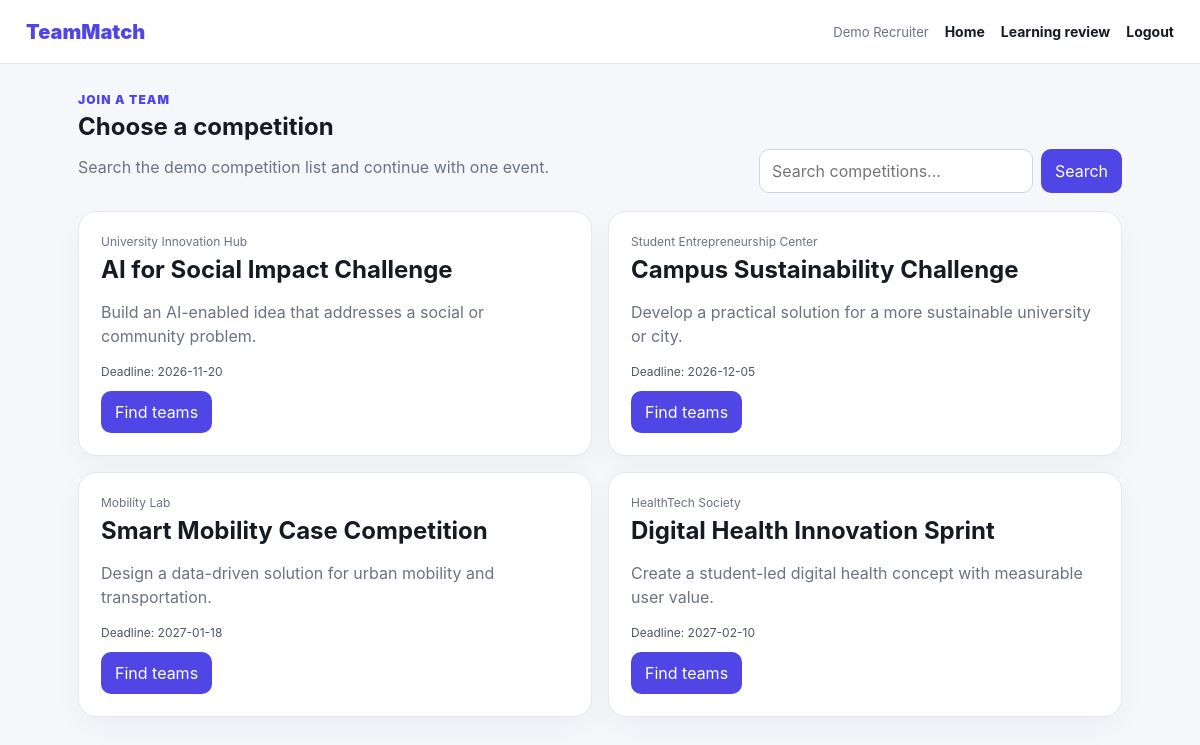
The page /competitions (signed in) on the database its author committed.
### tables this page shows
CREATE TABLE users (
            id INTEGER PRIMARY KEY AUTOINCREMENT,
            name TEXT NOT NULL,
            university TEXT NOT NULL,
            email TEXT NOT NULL UNIQUE,
            password_hash TEXT NOT NULL,
            skills TEXT NOT NULL,
            availability TEXT NOT NULL,
            preferred_role TEXT NOT NULL,
            working_style TEXT NOT NULL,
            project_goal TEXT NOT NULL,
            feedback_opt_in INTEGER NOT NULL DEFAULT 1,
            created_at DATETIME DEFAULT CURRENT_TIMESTAMP
        );

CREATE TABLE competitions (
            id INTEGER PRIMARY KEY AUTOINCREMENT,
            name TEXT NOT NULL,
            organizer TEXT,
            deadline TEXT,
            description TEXT
        );

### app.py (the view)
@app.route("/competitions")
@login_required
def competitions():
    mode = request.args.get("mode", "join"); q = request.args.get("q", "").strip(); conn = get_db()
    if q:
        rows = conn.execute("SELECT * FROM competitions WHERE name LIKE ? OR organizer LIKE ? OR description LIKE ? ORDER BY deadline", (f"%{q}%", f"%{q}%", f"%{q}%")).fetchall()
    else:
        rows = conn.execute("SELECT * FROM competitions ORDER BY deadline").fetchall()
    conn.close(); return render_template("competitions.html", competitions=rows, mode=mode, q=q)

### app.py (called while the page is built)
def login_required(view):
    @wraps(view)
    def wrapped(*args, **kwargs):
        if "user_id" not in session:
            flash("Please log in first.")
            return redirect(url_for("login"))
        return view(*args, **kwargs)
    return wrapped

def current_user():
    if "user_id" not in session:
        return None
    conn = get_db()
    user = conn.execute("SELECT * FROM users WHERE id = ?", (session["user_id"],)).fetchone()
    conn.close()
    return user

@app.context_processor
def inject_user():
    return {"logged_in_user": current_user()}

### db.py (called while the page is built)
def get_db():
    conn = sqlite3.connect(DB_PATH)
    conn.row_factory = sqlite3.Row
    conn.execute("PRAGMA foreign_keys = ON")
    return conn

### templates/competitions.html (shortened to what this page needs)
{% extends "base.html" %}
{% block content %}
<section class="page-head">
  <div>
    <div class="eyebrow">{{ "Join a Team" if mode == "join" else "Recruit a Team" }}</div>
    <h1>Choose a competition</h1>
    <p class="muted">Search the demo competition list and continue with one event.</p>
  </div>
  <form class="search" method="get">
    <input name="q" value="{{ q }}" placeholder="Search competitions...">
    <button type="submit">Search</button>
  </form>
</section>
<div class="competition-grid">
  {% for competition in competitions %}
    <article class="card competition-card">
      <div class="muted small">{{ competition.organizer }}</div>
      <h2>{{ competition.name }}</h2>
      <p>{{ competition.description }}</p>
      <div class="deadline">Deadline: {{ competition.deadline }}</div>
      {% if mode == "join" %}
        <a class="primary-link" href="{{ url_for('competition_teams', competition_id=competition.id) }}">Find teams</a>
      {% else %}
        <a class="primary-link" href="{{ url_for('recruit', competition_id=competition.id) }}">Recruit for this competition</a>
      {% endif %}
    </article>
  {% else %}
    <p>No competitions found.</p>
  {% endfor %}
</div>
{% endblock %}

### templates/base.html (shortened to what this page needs)
<!doctype html>
<html lang="en">
<head>
  <link rel="stylesheet" href="{{ url_for('static', filename='style.css') }}">
</head>
<body>
  <nav class="nav">
    <a class="brand" href="{{ url_for('dashboard') if logged_in_user else url_for('login') }}">TeamMatch</a>
    <div class="nav-links">
      {% if logged_in_user %}
        <span class="nav-user">{{ logged_in_user.name }}</span>
        <a href="{{ url_for('dashboard') }}">Home</a>
        <a href="{{ url_for('learning_dashboard') }}">Learning review</a>
        <a href="{{ url_for('logout') }}">Logout</a>
      {% endif %}
    </div>
  </nav>
  <main class="container">
    {% block content %}{% endblock %}
  </main>
</body>
</html>

### static/style.css (style rules this page uses)
:root { --bg:#f5f7fb; --card:#ffffff; --ink:#161a23; --muted:#6b7280; --line:#e3e7ef; --accent:#4f46e5; --accent-dark:#3730a3; --accent-soft:#eef2ff; --success:#166534; }
* { box-sizing:border-box }
body { margin:0; background:var(--bg); color:var(--ink); font-family:Inter,ui-sans-serif,system-ui,-apple-system,BlinkMacSystemFont,"Segoe UI",sans-serif; }
a { color:inherit }
.nav { height:64px; display:flex; align-items:center; justify-content:space-between; padding:0 26px; background:#fff; border-bottom:1px solid var(--line); }
.brand { font-size:20px;font-weight:900;color:var(--accent);text-decoration:none }
.nav-links { display:flex;gap:16px;align-items:center }
.nav-links a { text-decoration:none;font-weight:700;font-size:14px }
.nav-user { color:var(--muted);font-size:13px }
.container { max-width:1080px;margin:0 auto;padding:28px 18px 64px }
.eyebrow { font-size:12px;font-weight:900;text-transform:uppercase;letter-spacing:.09em;color:var(--accent) }
.muted { color:var(--muted) }
.small { font-size:12px }
.auth-card,.card { background:var(--card); border:1px solid var(--line); border-radius:18px; padding:22px; box-shadow:0 10px 30px rgba(15,23,42,.04); }
input,select,textarea { width:100%; padding:11px 12px; border:1px solid #cfd5df; border-radius:10px; background:#fff; font:inherit; }
button,.primary-link,.secondary-link { border:0; border-radius:10px; padding:11px 14px; font-weight:900; font:inherit; cursor:pointer; text-decoration:none; display:inline-block; }
.primary,.primary-link { background:var(--accent);color:#fff }
.page-head { display:flex;justify-content:space-between;align-items:flex-end;gap:18px;margin-bottom:18px }
.page-head h1 { margin:5px 0 4px }
.search { display:flex;gap:8px;min-width:360px }
.search button { background:var(--accent);color:#fff }
.competition-grid { display:grid;grid-template-columns:1fr 1fr;gap:16px }
.competition-card h2 { margin:6px 0 8px }
.competition-card p { color:var(--muted);line-height:1.5 }
.deadline { font-size:12px;color:#4b5563;margin:12px 0 }

### rows shown on the page
users: name "Demo Recruiter"
competitions: organizer "University Innovation Hub", name "AI for Social Impact Challenge", description "Build an AI-enabled idea that addresses a social or community problem.", deadline "2026-11-20"
competitions: organizer "Student Entrepreneurship Center", name "Campus Sustainability Challenge", description "Develop a practical solution for a more sustainable university or city.", deadline "2026-12-05"
competitions: organizer "Mobility Lab", name "Smart Mobility Case Competition", description "Design a data-driven solution for urban mobility and transportation.", deadline "2027-01-18"
competitions: organizer "HealthTech Society", name "Digital Health Innovation Sprint", description "Create a student-led digital health concept with measurable user value.", deadline "2027-02-10"

### other values the page prints
{{ "Join a Team" if mode == "join" else "Recruit a Team" }} "JOIN A TEAM"
